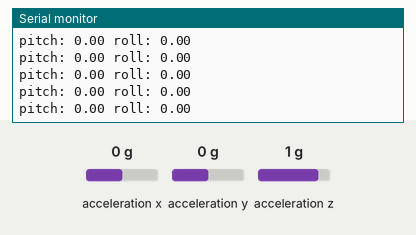
This sketch was run on a simulated Arduino Nano 33 IoT. Shown: the last lines printed to the serial monitor. The inputs (shaded band) are chosen by the test bench; at power-on: acceleration x 0 g, acceleration y 0 g, acceleration z 1 g.

Above: at 1.2 s.
1.3 s: acceleration x set to -1.4 g
At 1.56 s:
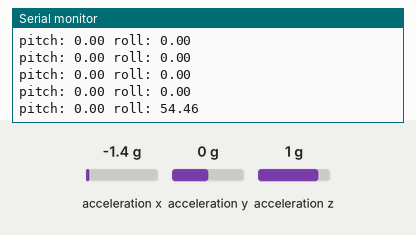
2.8 s: acceleration y set to -1.4 g
At 2.96 s:
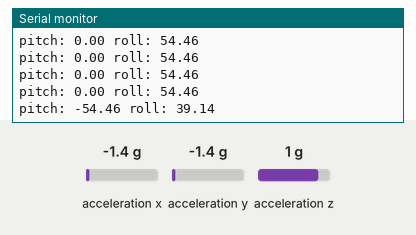
4.3 s: acceleration z set to -1.4 g
At 4.36 s:
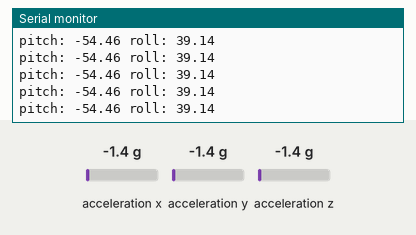
Timing chart, 0 to 7.3 s (numbered marks = the images above; inputs shaded):
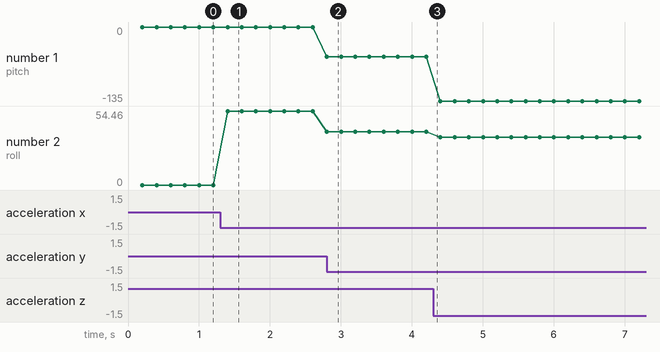

The sketch:

lsm6ds3_tilt_pitch_roll.ino
```cpp
// snippet: lsm6ds3_tilt_pitch_roll
// tags: imu, accelerometer, lsm6ds3, arduino_lsm6ds3, nano33iot, tilt, pitch, roll, angle, static
// boards: nano33iot
// library: Arduino_LSM6DS3
// description: Static tilt sensing — pitch and roll from accelerometer only, printed every 200ms
// prompts: tilt pitch roll accelerometer, static tilt angle, pitch roll from accel only, inclination sensor Nano 33, accel-based angle
// not-tags: mpu6050, mpu9250, lsm6dsox, adxl345, bno055, bno085, bno08x, icm20948, icm42688, lis3dh, romi32u4
// exact-include: Arduino_LSM6DS3.h

#include <Arduino_LSM6DS3.h>

unsigned long prevMs = 0;
const unsigned long INTERVAL = 200;

void setup() {
  Serial.begin(9600);
  while (!Serial && millis() < 3000);
  if (!IMU.begin()) {
    Serial.println("IMU init failed");
    while (1);
  }
}

void loop() {
  unsigned long now = millis();
  if (now - prevMs < INTERVAL) return;
  prevMs = now;

  if (IMU.accelerationAvailable()) {  // LSM6DS3: true when a new accel sample is ready
    float ax, ay, az;
    IMU.readAcceleration(ax, ay, az);  // LSM6DS3: writes g-force into the 3 float args; NOT getMotion6()
    float pitch = atan2(ay, az) * 180.0 / PI;
    float roll  = atan2(-ax, sqrt(ay * ay + az * az)) * 180.0 / PI;
    Serial.print("pitch: "); Serial.print(pitch);
    Serial.print(" roll: "); Serial.println(roll);
  }
}
```

Measured:
- after the input at 1.3 s, the serial monitor: prints a new line after 0.10 s (image 1)
- after the input at 2.8 s, the serial monitor: prints a new line at once (image 2)
- plotted number 1: 0 → -54.46 after the input at 2.8 s, -54.46 → -135 after the input at 4.3 s
- plotted number 2: 0 → 54.46 after the input at 1.3 s, 54.46 → 39.14 after the input at 2.8 s, 39.14 → 35.26 after the input at 4.3 s
